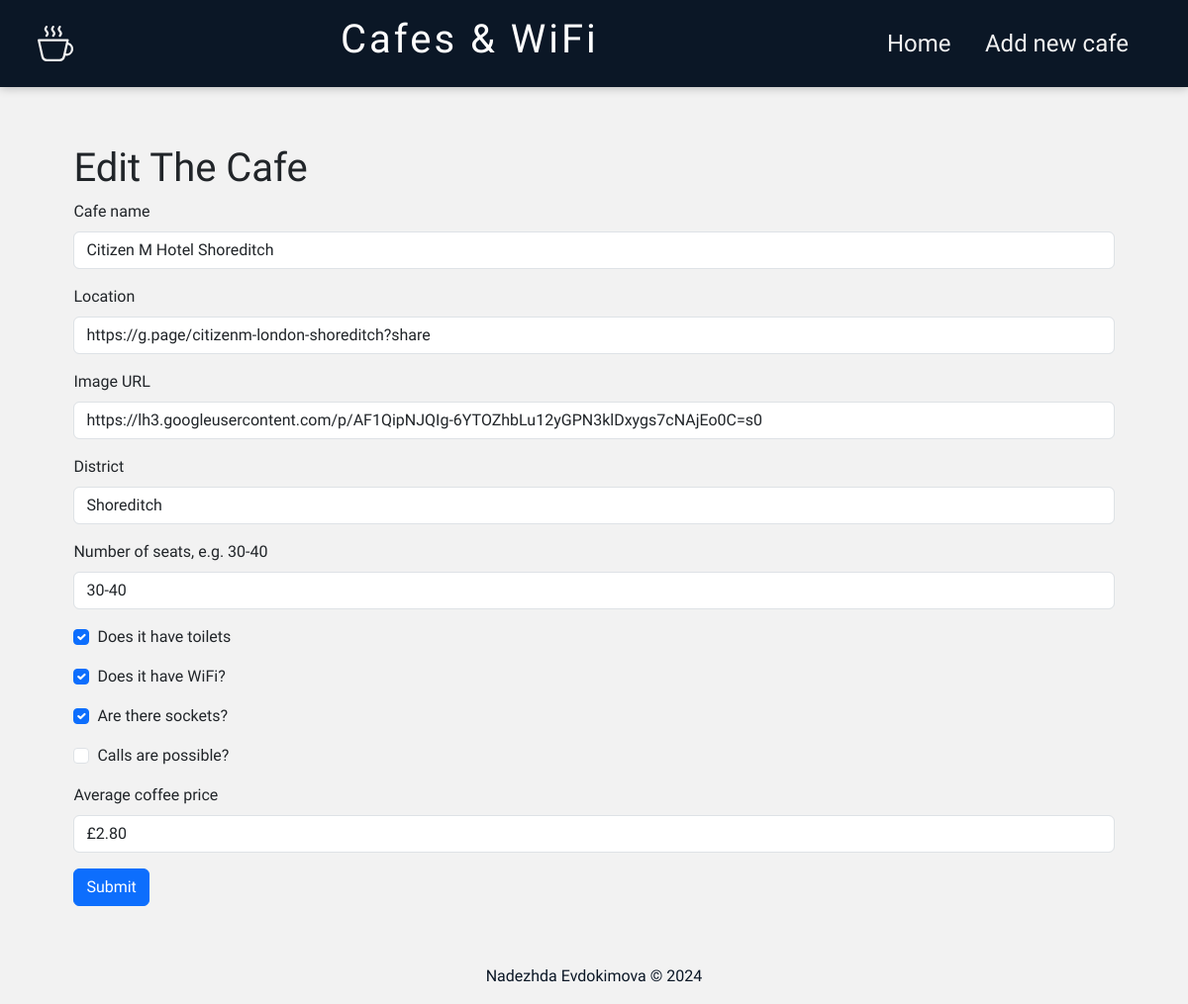
/edit/13, run on the app's committed database.
### Wifi_And_Coffee_Complete.py (models this page shows, shortened)
class Cafe(db.Model):
    __tablename__ = "cafe"
    id = db.Column(db.Integer, primary_key=True)
    name = db.Column(db.String(250), unique=True, nullable=False)
    map_url = db.Column(db.String(500), nullable=False)
    img_url = db.Column(db.String(500), nullable=False)
    location = db.Column(db.String(250), nullable=False)
    seats = db.Column(db.String(250), nullable=False)
    has_toilet = db.Column(db.Boolean, nullable=False)
    has_wifi = db.Column(db.Boolean, nullable=False)
    has_sockets = db.Column(db.Boolean, nullable=False)
    can_take_calls = db.Column(db.Boolean, nullable=False)
    coffee_price = db.Column(db.String(250), nullable=True)

### Wifi_And_Coffee_Complete.py (the view, shortened to what this page needs)
@app.route("/edit/<int:cafe_id>", methods=["GET", "POST"])
def edit_cafe(cafe_id):
    cafe = db.get_or_404(Cafe, cafe_id)
    edit_form = CafeForm(
        name=cafe.name,
        map_url=cafe.map_url,
        img_url=cafe.img_url,
        location=cafe.location,
        seats=cafe.seats,
        has_toilet=bool(cafe.has_toilet),
        has_wifi=bool(cafe.has_wifi),
        has_sockets=bool(cafe.has_sockets),
        can_take_calls=bool(cafe.can_take_calls),
        coffee_price=cafe.coffee_price
    )
    print(type(cafe.has_toilet))
    return render_template("add.html", form=edit_form, is_edit=True)

### Wifi_And_Coffee_Complete.py
class CafeForm(FlaskForm):
    name = StringField("Cafe name", validators=[DataRequired()])
    map_url = URLField("Location", validators=[DataRequired(), URL()])
    img_url = URLField("Image URL", validators=[DataRequired(), URL()])
    location = StringField("District", validators=[DataRequired()])
    seats = StringField("Number of seats, e.g. 30-40", validators=[DataRequired()])
    has_toilet = BooleanField("Does it have toilets")
    has_wifi = BooleanField("Does it have WiFi?")
    has_sockets = BooleanField("Are there sockets?")
    can_take_calls = BooleanField("Calls are possible?")
    coffee_price = StringField("Average coffee price", validators=[DataRequired()])
    submit = SubmitField("Submit")

### Wifi_And_Coffee_Complete.py (called while the page is built)
@app.context_processor
def inject_now():
    return {"now": datetime.utcnow()}

### templates/add.html
{% include "header.html" %}
{% from 'bootstrap5/form.html' import render_form %}
    <div class="new_cafe">
{% if is_edit: %}
       <h1>Edit The Cafe</h1>
        {% else: %}
      <h1>Add A New Cafe</h1>
        {% endif %}
        {{ render_form(form, novalidate=True) }}
    </div>
{% include "footer.html" %}

### static/css/styles.css (style rules this page uses)
* { padding: 0; margin: 0; box-sizing: border-box; }
body { background: #F2F2F2; padding: 0 16px; overflow-x: hidden; font-family: "Madimi One", sans-serif; font-weight: 100; font-style: normal; }
.new_cafe { display: grid; grid-template-columns: 5fr; justify-content: center; padding: 5%; }
.btn { display: flex; justify-content: space-evenly; }

### data on the page
Cafe: name "Citizen M Hotel Shoreditch", map_url "https://g.page/citizenm-london-shoreditch?share", img_url "https://lh3.googleusercontent.com/p/AF1QipNJQIg-6YTOZhbLu12yGPN3klDxygs7cNAjEo0C=s0", location "Shoreditch", seats "30-40", has_toilet "☑", has_wifi "☑", has_sockets "☑", coffee_price "£2.80"
